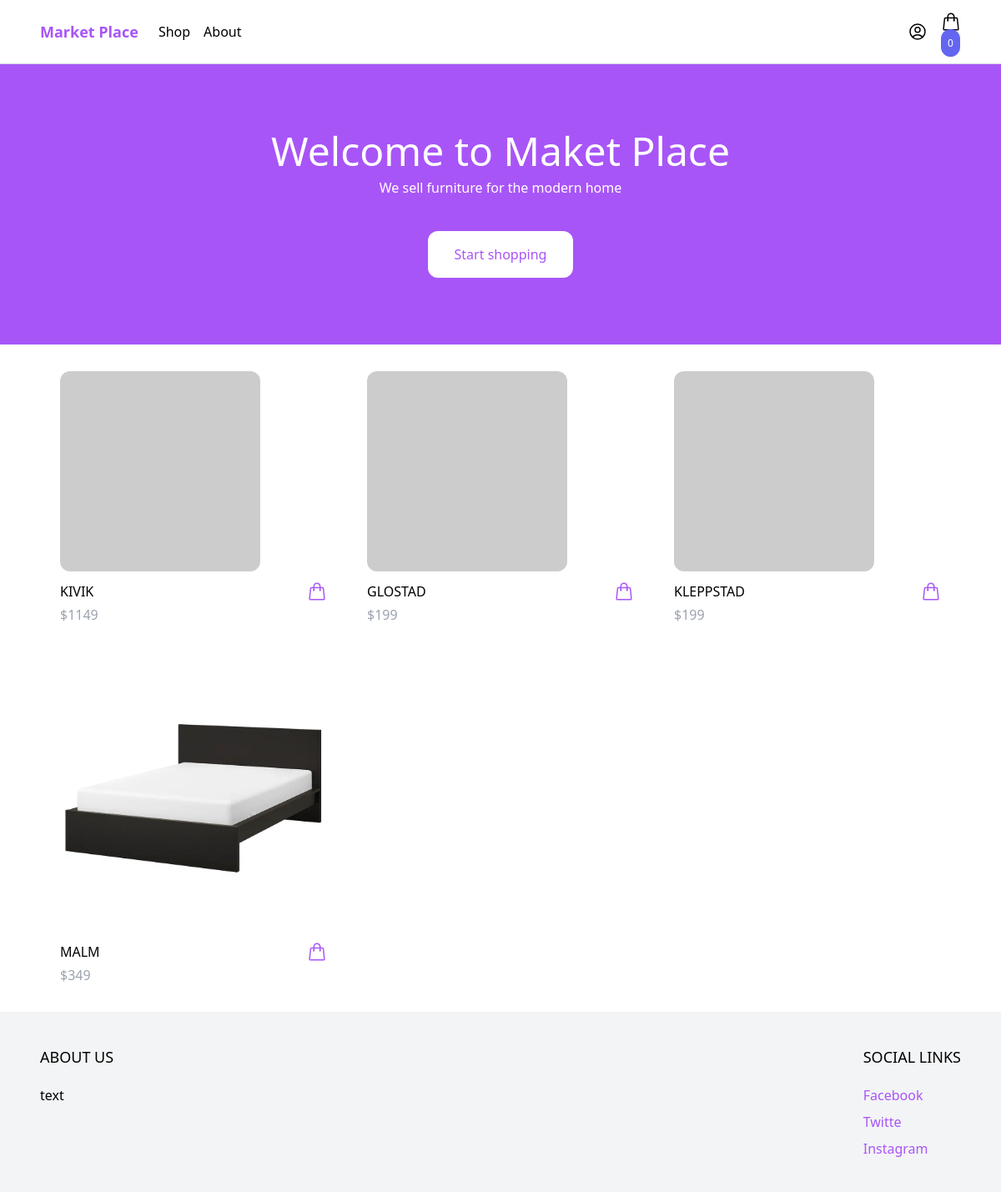
The page / on the database its author committed.
### product/models.py (models this page shows, shortened)
class Product(models.Model):
    class Meta:
        ordering = ('-created_at', )
    category = models.ForeignKey(
        Category, related_name='products', on_delete=models.CASCADE)
    name = models.CharField(max_length=255)
    slug = models.SlugField()
    description = models.TextField(blank=True, null=True)
    price = models.IntegerField()
    created_at = models.DateTimeField(auto_now_add=True)
    image = models.ImageField(upload_to='uploads/', blank=True, null=True)
    thumbnail = models.ImageField(upload_to='uploads/', blank=True, null=True)
    def get_display_price(self):
        return self.price
    def get_thumbnail(self):
        if self.thumbnail:
            return self.thumbnail.url
        else:
            if self.image:
                self.thumbnail = self.make_thumbnail(self.image)
                self.save()
                return self.thumbnail.url
            else:
                return 'https://via.placeholder.com/240x240.jpg'

### core/views.py (the view)
# urls.py: path('', frontpage, name='frontpage'),
def frontpage(request):
    products = Product.objects.all()[0:8]
    return render(request, 'core/frontpage.html', {'products': products})

### cart/cart.py (called while the page is built)
    def __len__(self):
        return sum(item['quantity'] for item in self.cart.values())

### cart/context_processors.py (called while the page is built)
def cart(request):
    return {'cart': Cart(request)}

### core/templates/core/frontpage.html (shortened to what this page needs)
{% extends 'core/base.html' %} {% block content %}
<header class="px-6 py-10 lg:py-20 bg-purple-500">
  <div class="max-w-3xl mx-auto text-center">
    <p class="mb-2 text-3xl lg:text-5xl text-white">Welcome to Maket Place</p>
    <p class="mb-10 text-white">We sell furniture for the modern home</p>
    <a
      href="#"
      class="inline-block px-8 py-4 rounded-xl bg-white text-purple-500 hover:bg-gray-200"
      >Start shopping</a
    >
  </div>
</header>
<div class="max-w-6xl mx-auto py-2 px-6 xl:px-0">
  <div class="products flex items-center flex-wrap">
    {% for product in products %}
    {% include 'product/partials/product_list_item.html' %}
    {% endfor %}
    </div>
  </div>
{% endblock %}

### product/templates/product/partials/product_list_item.html (shortened to what this page needs)
<div class="w-full md:w-1/3 xl:w-1/4 p-6">
  <a href="{% url 'product' product.slug %}">
    <img class="rounded-xl hover:shadow-lg" src="{{ product.get_thumbnail}}" />
  </a>
  <div class="pt-3 flex items-center justify-between">
    <a href="{% url 'product' product.slug %}">{{product.name}}</a>
    <a
      href="#"
      hx-get="{% url 'add_to_cart' product.id %}"
      hx-target="#menu-cart-button"
      hx-swap="outerHTM"
      class="text-purple-500 hover:text-purple-800"
    >
    </a>
  </div>
  <p class="pt-1 text-gray-400">${{product.get_display_price}}</p>
</div>

### rows shown on the page
Product: name "KIVIK", get_display_price "1149"
Product: name "GLOSTAD", get_display_price "199"
Product: name "KLEPPSTAD", get_display_price "199"
Product: get_thumbnail (picture), name "MALM", get_display_price "349"

### other values the page prints
{{ cart|length }} "0"
